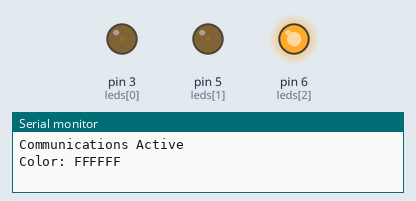
Simulated run of this sketch. Board: Arduino Uno, built with avr-gcc and run on an emulated ATmega328P. Parts: output pins drawn as LEDs (lit = HIGH), the last lines printed to the serial monitor.

Above: at 0.15 s.
At 6.55 s:
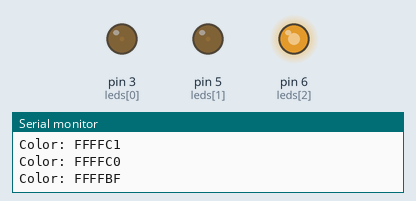
At 13.05 s:
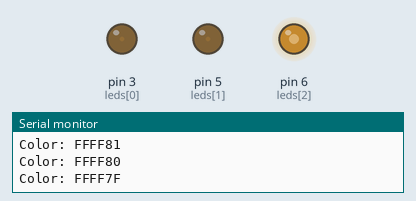
At 25.75 s:
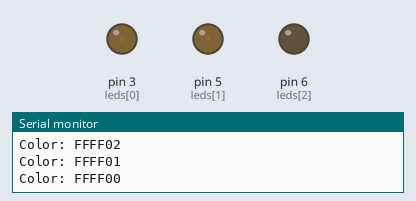
Timing chart, 0 to 33.5 s (numbered marks = the images above):
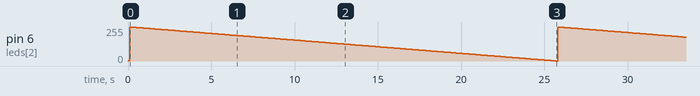

The sketch:

RGB2.pde
```cpp
// Fading LED
// by BARRAGAN <http://people.interaction-ivrea.it/h.barragan>

int value = 0;                            // variable to keep the actual value
int ledpin = 13;                           // light connected to digital pin 13
int leds[3] = {3,5,6};
unsigned long maximum = 0x00FFFFFF;
void setup()
{
  for(int x=0;x<3;x++) {
    pinMode(leds[x],OUTPUT);
    analogWrite(leds[x],HIGH);
  }
  Serial.begin(57600);
  Serial.println("Communications Active");
  delay(100);
}

void loop()
{
  for(unsigned long x=maximum; x>=0; x--) {
    Serial.print("Color: ");
    Serial.println(x,HEX);
    set_pins(x);
    delay(100);
  }
}

void set_pins(unsigned long color) {
  unsigned long red = (color >> 16) & 0xFF;
  unsigned long green = (color >> 8) & 0xFF;
  unsigned long blue = color & 0xFF;

//  Serial.print("RGB: ");
//  Serial.print(red,HEX);
//  Serial.print("\t");
//  Serial.println(green,HEX);
//  Serial.print("\t");
//  Serial.println(blue,HEX);

//  analogWrite(leds[0],red);
//  analogWrite(leds[1],green);
  analogWrite(leds[2],blue);
}
```

RGB2.cpp
```cpp
// Fading LED
// by BARRAGAN <http://people.interaction-ivrea.it/h.barragan>

#include "WProgram.h"
void setup();
void loop();
void set_pins(unsigned long color);
int value = 0;                            // variable to keep the actual value
int ledpin = 13;                           // light connected to digital pin 13
int leds[3] = {
  3,5,6};
unsigned long maximum = 0x00FFFFFF;
void setup()
{
  for(int x=0;x<3;x++) {
    pinMode(leds[x],OUTPUT);
    analogWrite(leds[x],255);
  }
  Serial.begin(57600);
  Serial.println("Communications Active");
  delay(100);
}

void loop()
{
  int value = 0;
  for(unsigned long x=1; x<=7; x++) {
    for(unsigned long intensity = 255; intensity >= 0; intensity -= 10) {
      unsigned long value = (x & 0x01) ? intensity : 0;
      value <<= 8;
      value |= (x & 0x02) ? intensity : 0;
      value <<= 8;
      value |= (x & 0x04) ? intensity : 0;
          Serial.print("Color: ");
          Serial.println(value,HEX);
      set_pins(value);
      delay(100);
    }
  }
}

void set_pins(unsigned long color) {
  unsigned long red = (color >> 16) & 0xFF;
  unsigned long green = (color >> 8) & 0xFF;
  unsigned long blue = color & 0xFF;

  //  Serial.print("RGB: ");
  //  Serial.print(red,HEX);
  //  Serial.print("\t");
  //  Serial.println(green,HEX);
  //  Serial.print("\t");
  //  Serial.println(blue,HEX);

  analogWrite(leds[0],red);
  analogWrite(leds[1],green);
  analogWrite(leds[2],blue);
}

int main(void)
{
	init();

	setup();

	for (;;)
		loop();

	return 0;
}
```

Measured:
- by itself, pin 6 (leds[2]): ramps from 255/255 to 0/255 and jumps back, once every 25.7 s
